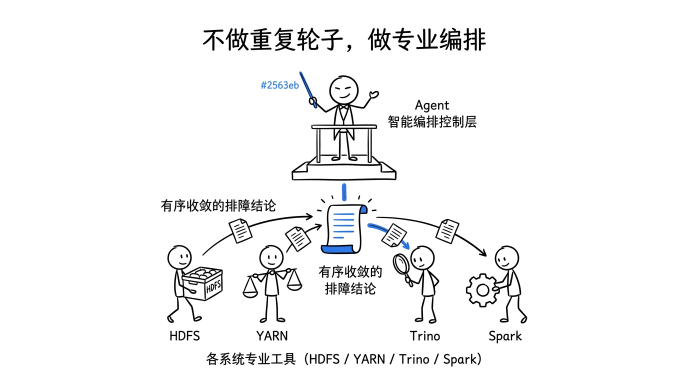
#> input picture assets/01-agent-orchestration.jpg, 1376 x 768 px (shown at 1/2 size)
$ python -i upload_newspic.py   (imports and definitions only)
#> lines starting #> are read from the running program, lines starting #| are printed output that depends on the picture
### gzh-article-pipeline/scripts/upload_to_wechat.py
# -*- coding: utf-8 -*-
"""
WeChat Upload & Draft Engine (微信公众平台直连发布与素材上传引擎)
支持新建草稿 (draft/add)、覆盖更新 (draft/update)、图片批量上云与 2.35:1 封面智能安全裁切。
"""

import os
import re
import sys
import json
import argparse
import requests
from PIL import Image

def find_and_load_config():
    """多级路径智能嗅探 config.json"""
    script_dir = os.path.dirname(os.path.abspath(__file__))
    candidates = [
        os.path.join(script_dir, "..", "references", "config.json"),
        os.path.join(script_dir, "config.json"),
        os.path.join(os.getcwd(), "config.json"),
        os.path.join(os.getcwd(), "references", "config.json"),
    ]
    for c in candidates:
        if os.path.exists(c):
            try:
                with open(c, "r", encoding="utf-8") as f:
                    return json.load(f)
            except Exception:
                pass
    return {}

CFG = find_and_load_config()
DEFAULT_APPID = CFG.get("appid", "")
DEFAULT_APPSECRET = CFG.get("appsecret", "")
DEFAULT_AUTHOR = CFG.get("default_author", "奇点造物所")

# [94 lines left out: functions get_access_token, upload_news_img, upload_thumb_material, add_draft, update_draft, not called in this run]

def replace_image_src(content, source, cdn_url):
    pattern = rf'(src=["\']){re.escape(source)}(["\'])'
    return re.sub(pattern, lambda match: f'{match.group(1)}{cdn_url}{match.group(2)}', content)

# [225 lines left out: functions ensure_safe_crop_cover, ensure_mp_profile_card, main, not called in this run]

# [2 lines that do not run on import are left out]

### gzh-article-pipeline/scripts/upload_newspic.py
# -*- coding: utf-8 -*-
"""
WeChat Little Green Book / Image Post (小绿书 type=8 / article_type="newspic") Engine
固化防踩坑能力：
1. 强制标题 <= 20 字硬门槛（防微信列表直接截断成……）；
2. 提供 --safe-cover-src 封装：自动把核心方图/海报严格收束进微信实测双重居中裁切安全区（300x360 inside 765x1024），外围生成纯净连贯星空暗底（零重影、零边框），并输出 *_home_sim.jpg 供人眼预检；
3. 上传永久图片素材并提交 article_type="newspic" 草稿（支持 --update-draft 覆盖）；
4. 推送后自动调 draft/get 回拉微信真实生成的 thumb_url，按 203x270 实际展示比例裁出对比图供 read_file 最终验收！
"""

import argparse
import io
import json
import os
import random
import sys
import requests
from PIL import Image, ImageDraw, ImageFilter

script_dir = os.path.dirname(os.path.abspath(__file__))
if script_dir not in sys.path:
    sys.path.insert(0, script_dir)
import upload_to_wechat as uw


def build_safe_newspic_cover(src_path: str, dst_path: str, sim_path: str = "", seed: int = 42) -> str:
    """将核心 1:1/4:5 主视觉安全嵌入 765x1024 正中心双重裁切安全区内，外围铺纯净星空暗场。"""
#> called with src_path = '../../assets/01-agent-orchestration.jpg', dst_path = 'out.png', sim_path = '', seed = 42
    im = Image.open(src_path).convert("RGB")
#> im is the input picture: PIL image 1376x768 RGB; mean R, G, B 244.6, 244.8, 245.1
    sw, sh = im.size
#> sw = 1376; sh = 768
    # 若原图明显偏竖（如 3:4），先居中取 1:1 方框核心或保持清晰高宽比收束；若用户已手工切好，保留其长宽比缩放
    W, H = 765, 1024

    # 洁净深空暗场底（严禁使用原图整体高斯模糊，防止出现重影文字！）
    r_avg, g_avg, b_avg = im.getpixel((min(sw - 1, 8), min(sh - 1, 8)))
#> r_avg = 255; g_avg = 255; b_avg = 255
    # 保底限制在极暗色调范围，避免亮色外框刺眼
    bg_rgb = (min(18, max(4, r_avg // 2)), min(22, max(8, g_avg // 2)), min(28, max(12, b_avg // 2)))
#> bg_rgb = (18, 22, 28)
    canvas = Image.new("RGB", (W, H), bg_rgb)
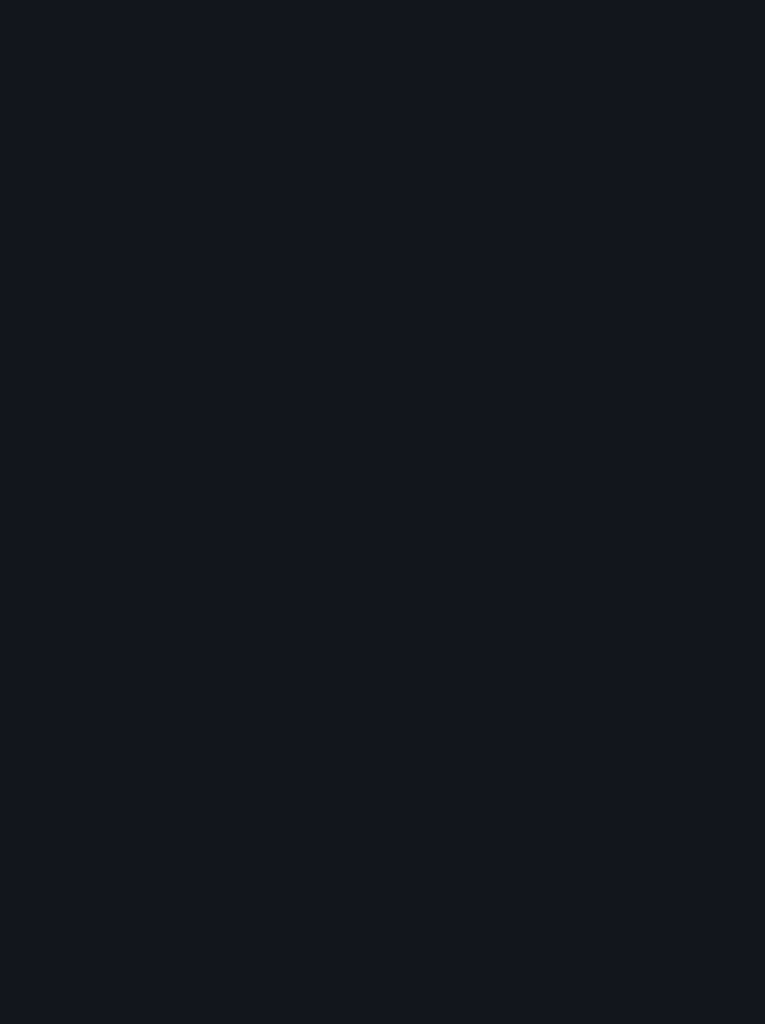
#> canvas: PIL image 765x1024 RGB; mean R, G, B 18, 22, 28

    glow = Image.new("RGBA", (W, H), (0, 0, 0, 0))
#> glow: PIL image 765x1024 RGBA; every value is 0
    gd = ImageDraw.Draw(glow)
    gd.ellipse((W // 2 - 220, H // 2 - 140, W // 2 + 220, H // 2 + 240), fill=(18, 62, 74, 85))
    gd.ellipse((W // 2 - 170, H // 2 - 190, W // 2 + 170, H // 2 + 20), fill=(85, 65, 25, 55))
    glow = glow.filter(ImageFilter.GaussianBlur(70))
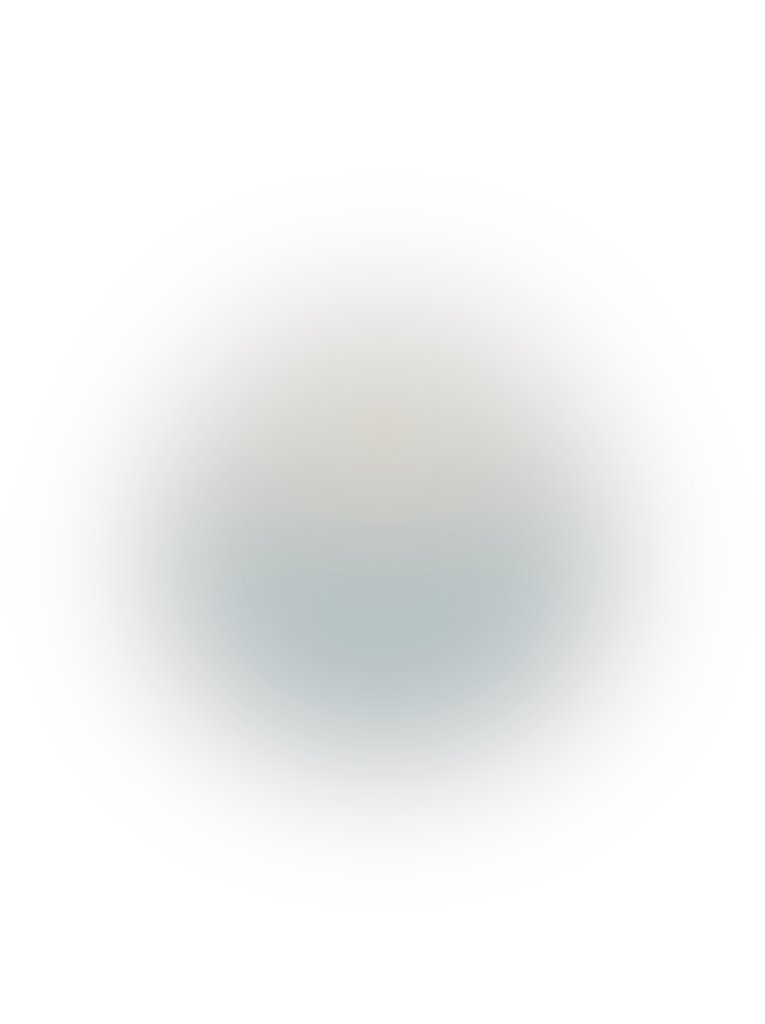
#> glow: PIL image 765x1024 RGBA; mean R, G, B, A 8.2, 11.9, 10.5, 13.9; transparent parts drawn white
    canvas = Image.alpha_composite(canvas.convert("RGBA"), glow).convert("RGB")

    rng = random.Random(seed)
    pix = canvas.load()
    for _ in range(260):
        sx = rng.randint(4, W - 5)
        sy = rng.randint(4, H - 5)
        b = rng.randint(55, 180)
        pix[sx, sy] = (
            min(255, pix[sx, sy][0] + b),
            min(255, pix[sx, sy][1] + b),
            min(255, pix[sx, sy][2] + int(b * 1.1)),
        )

    # 严格落入实测 324x431 安全窗口（宽 <= 300, 高 <= 360）
    tw = 300
    th = int(round(tw * sh / sw))
#> th = 167
    if th > 365:
        th = 365
        tw = int(round(th * sw / sh))
    hero = im.resize((tw, th), Image.Resampling.LANCZOS)
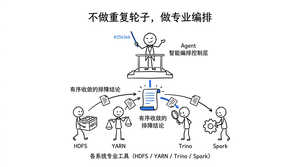
#> hero: PIL image 300x167 RGB; mean R, G, B 243.9, 244.1, 244.3

    x0 = (W - tw) // 2
    y0 = (H - th) // 2
#> y0 = 428

    mask = Image.new("L", (tw, th), 255)
#> mask: PIL image 300x167 L; every value is 255
    md = mask.load()
    fx, fy = max(12, tw // 9), max(12, th // 9)
#> fx = 33; fy = 18
    for y in range(th):
        for x in range(tw):
            dx = min(x, tw - 1 - x) / float(fx)
            dy = min(y, th - 1 - y) / float(fy)
            d = min(1.0, min(dx, dy))
            t = d * d * (3 - 2 * d)
            md[x, y] = int(255 * t)

    canvas.paste(hero, (x0, y0), mask)
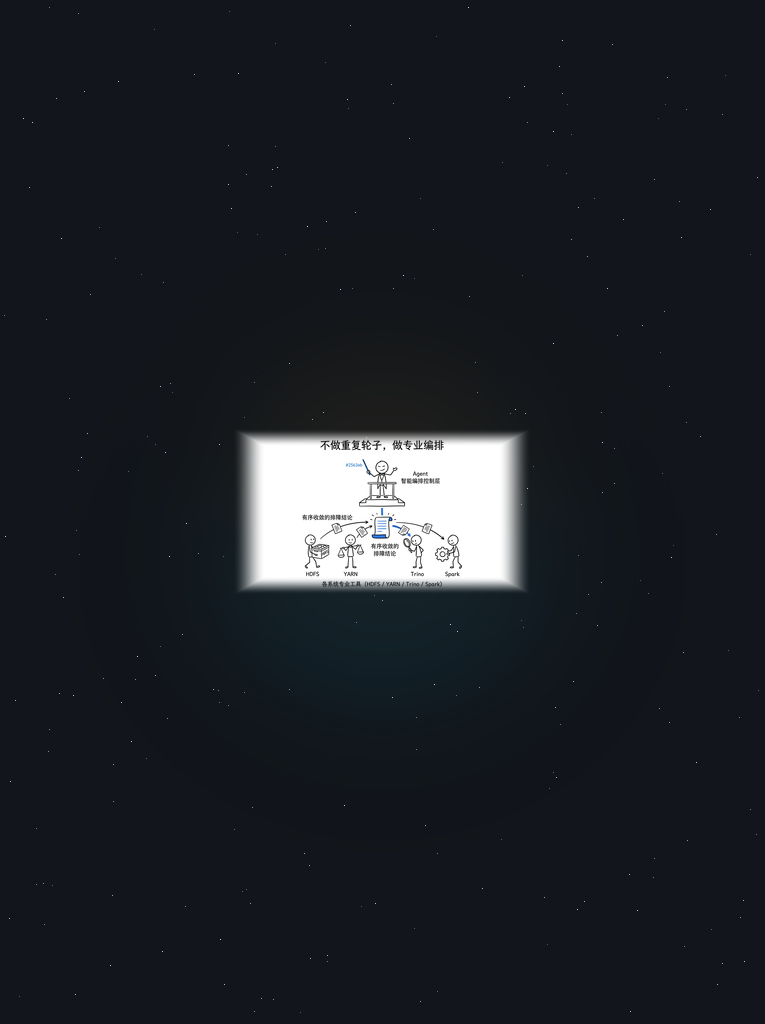
#> canvas: PIL image 765x1024 RGB; mean R, G, B 29.4, 33.7, 39.1
    os.makedirs(os.path.dirname(os.path.abspath(dst_path)), exist_ok=True)
    canvas.save(dst_path, quality=95)

    if sim_path:
        y16_0, y16_1 = int(H * 0.2899), int(H * 0.7101)
        s16 = canvas.crop((0, y16_0, W, y16_1))
        cw = int(round(s16.height * (203 / 270)))
        cx0 = (W - cw) // 2
        sim = s16.crop((cx0, 0, cx0 + cw, s16.height))
        sim.save(sim_path, quality=95)
    return dst_path


# [108 lines left out: functions upload_permanent_image, main, not called in this run]


# [2 lines not run here, left out]

>>> result = build_safe_newspic_cover('../../assets/01-agent-orchestration.jpg', 'out.png')

$ run again, on assets/03-evidence-chain.jpg
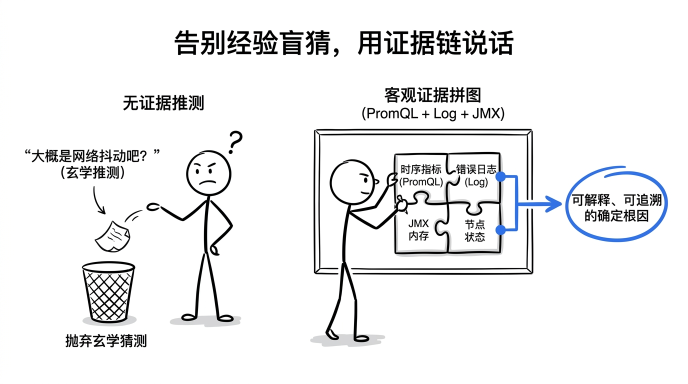
#> input picture assets/03-evidence-chain.jpg, 1376 x 768 px (shown at 1/2 size)
#> in build_safe_newspic_cover, im is the input picture: PIL image 1376x768 RGB; mean R, G, B 238, 238.4, 239
#> r_avg = 255
#> bg_rgb = (18, 22, 28)
#> in build_safe_newspic_cover, `hero = im.resize((tw, th), Image.Resampling.LANCZOS)`:
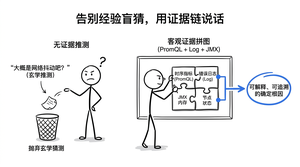
#> hero: PIL image 300x167 RGB; mean R, G, B 237.1, 237.5, 238.2
#> mask: PIL image 300x167 L; every value is 255
#> in build_safe_newspic_cover, `canvas.paste(hero, (x0, y0), mask)`:
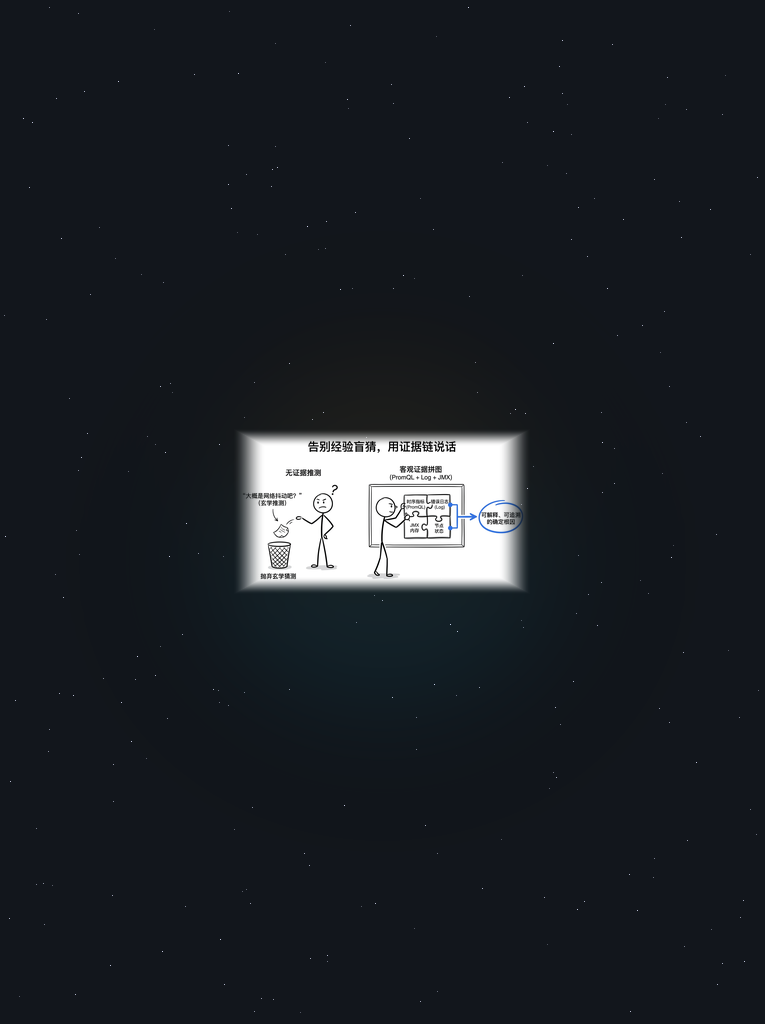
#> canvas: PIL image 765x1024 RGB; mean R, G, B 29, 33.2, 38.7

$ run again, on assets/03-quality-validator.jpg
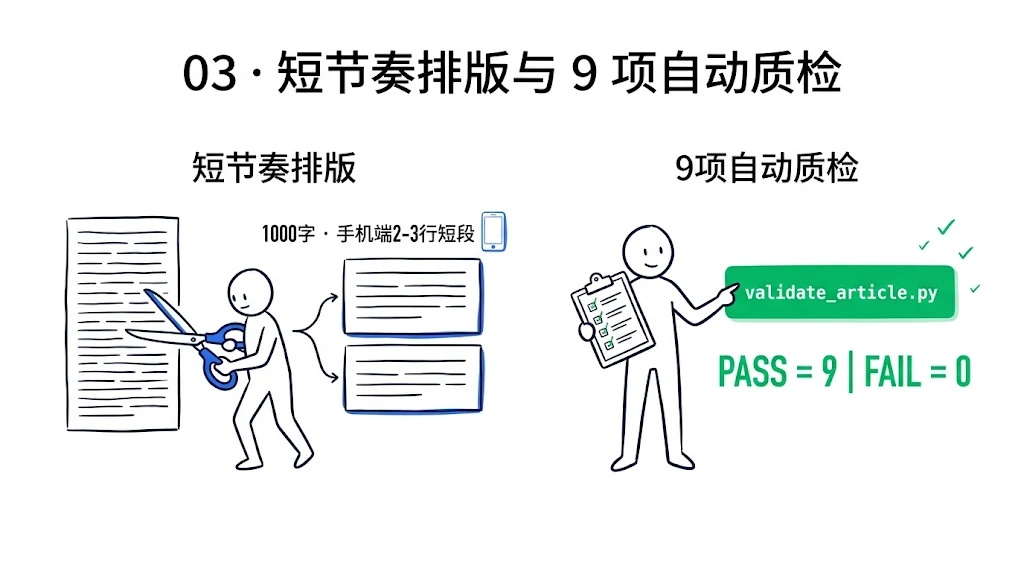
#> input picture assets/03-quality-validator.jpg, 1024 x 572 px
#> in build_safe_newspic_cover, im is the input picture: PIL image 1024x572 RGB; mean R, G, B 235.1, 239.7, 238.4
#> r_avg = 255
#> bg_rgb = (18, 22, 28)
#> in build_safe_newspic_cover, `hero = im.resize((tw, th), Image.Resampling.LANCZOS)`:
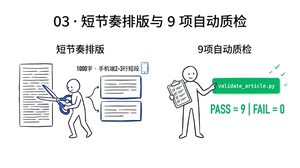
#> hero: PIL image 300x168 RGB; mean R, G, B 234.2, 238.7, 237.5
#> mask: PIL image 300x168 L; every value is 255
#> in build_safe_newspic_cover, `canvas.paste(hero, (x0, y0), mask)`:
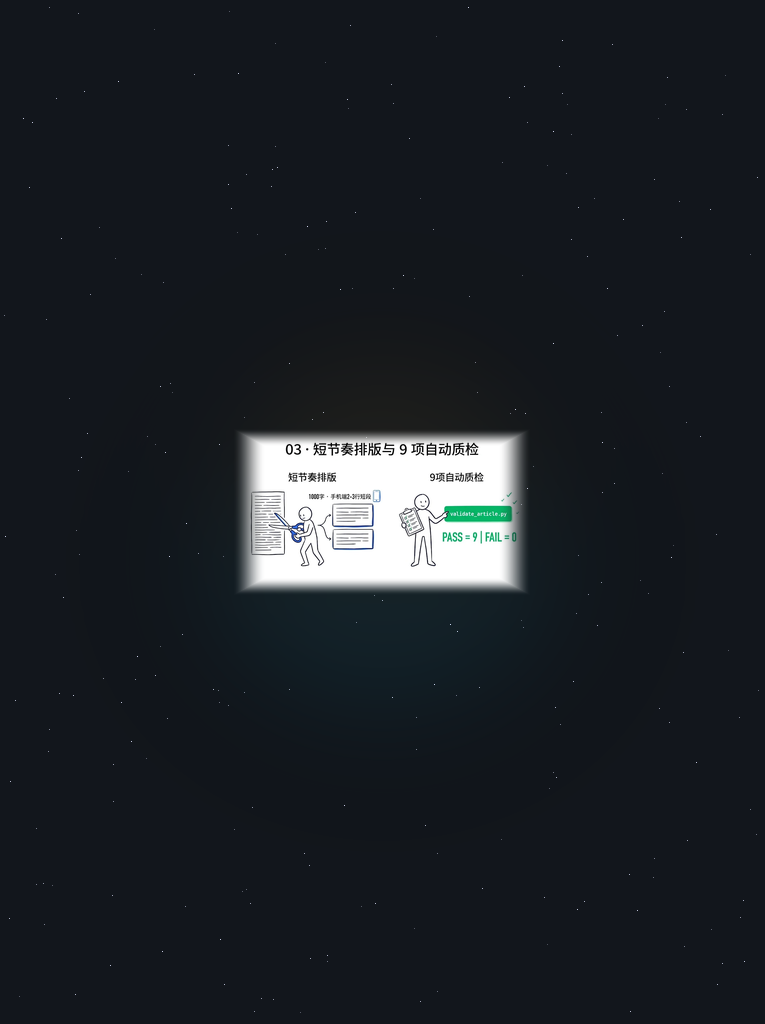
#> canvas: PIL image 765x1024 RGB; mean R, G, B 28.9, 33.4, 38.7

$ run again, on assets/04-closed-loop-review.jpg
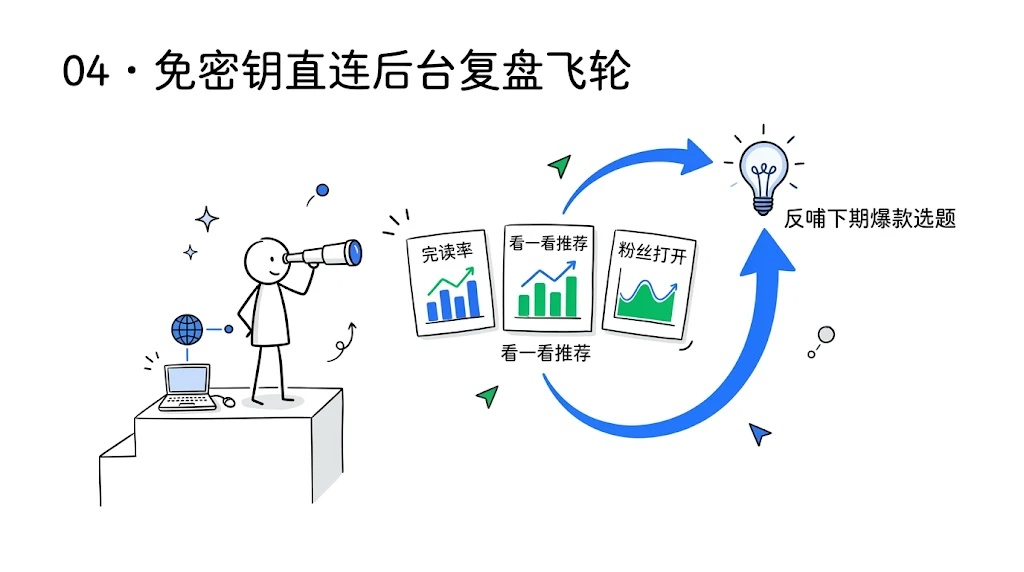
#> input picture assets/04-closed-loop-review.jpg, 1024 x 572 px
#> in build_safe_newspic_cover, im is the input picture: PIL image 1024x572 RGB; mean R, G, B 241.9, 244.3, 246.1
#> r_avg = 255
#> bg_rgb = (18, 22, 28)
#> in build_safe_newspic_cover, `hero = im.resize((tw, th), Image.Resampling.LANCZOS)`:
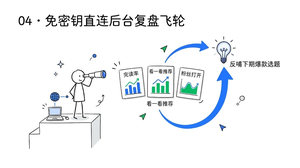
#> hero: PIL image 300x168 RGB; mean R, G, B 241.4, 243.8, 245.6
#> mask: PIL image 300x168 L; every value is 255
#> in build_safe_newspic_cover, `canvas.paste(hero, (x0, y0), mask)`:
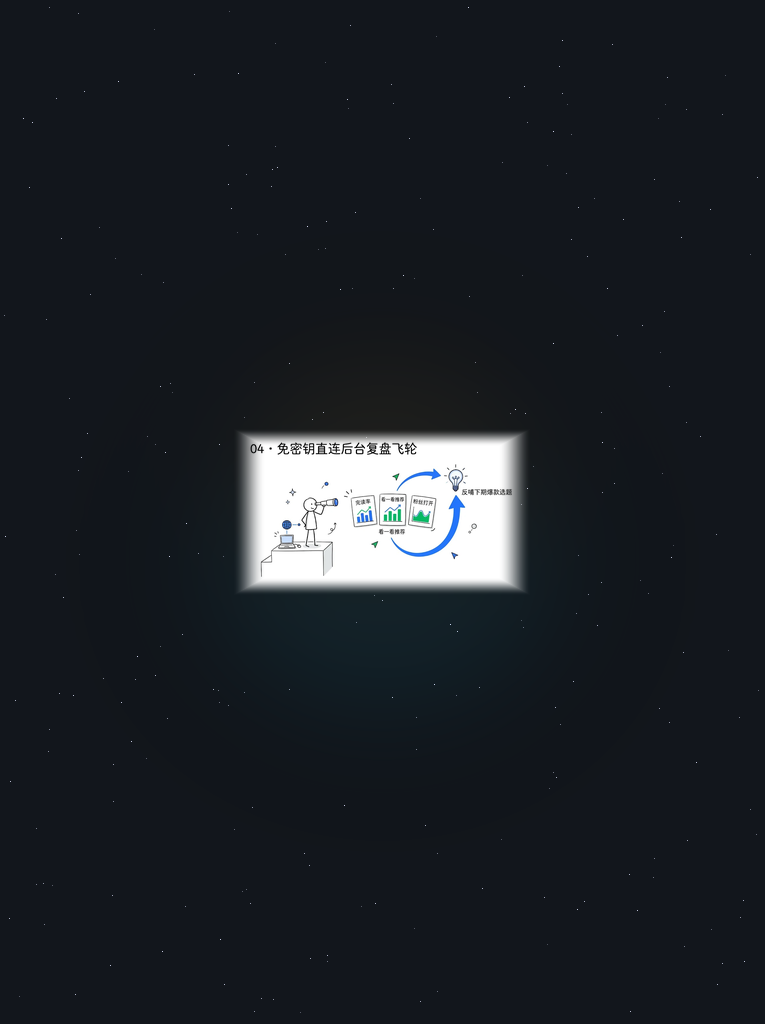
#> canvas: PIL image 765x1024 RGB; mean R, G, B 29.3, 33.7, 39.2
